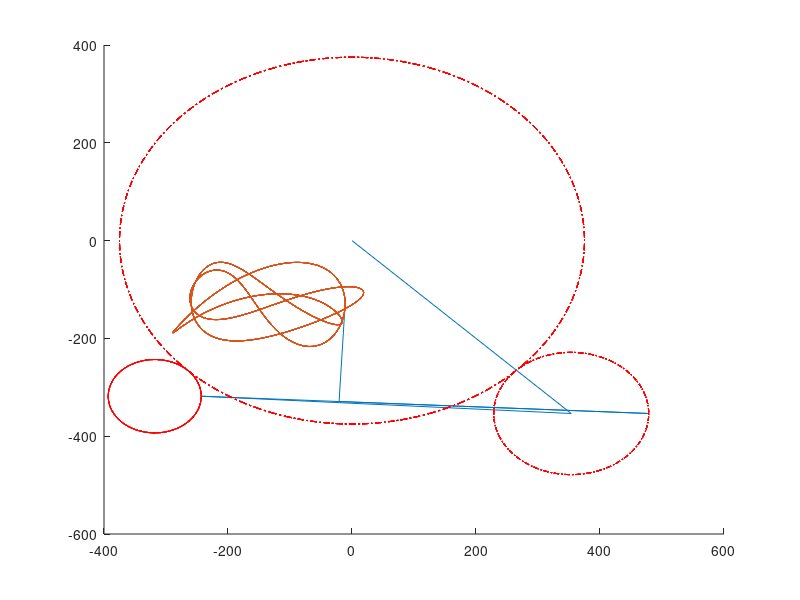
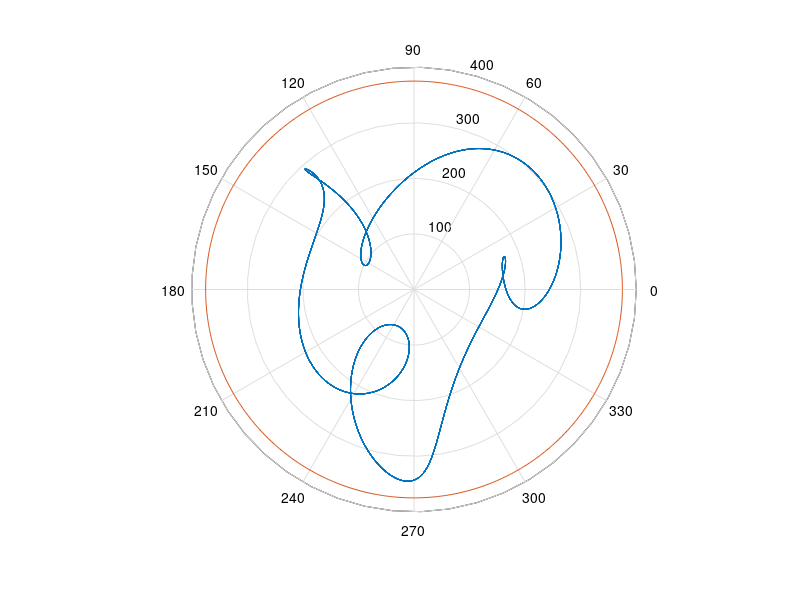

MATLAB code to generate these figures, in order:
clear all;
clc
% close all;
%%Cycloid Drawing Machine
m=5; %%module (mm)

%%Define the Main Gear
%%Teeth=150;
Mt=150;
Mc=[0 0];
figure;
hold on;
%%Driving gear
%%teeth=50;
Dt=50;
Dr=25; %%times the module (value of Dr has to be less than half of the number of teeth)
if Dr> (0.5*Dt) 
    disp('Correcting the length of the arm...');
    Dr=Dr-(0.5*Dt);
    if Dr> (0.5*Dt) 
        disp('the arm is longer than the gear..')
        Dr= 0.5*Dt;
        disp('arm length is corrected to be equal to the pitch radius of the gear!')
    end
end

%%machine parameter
rd=Dr*m;

%%angle of the line joining the centre of the main gear and driving gear w.r.t positive x axis in degrees is angled
angled=-45;
dcentre=[0.5*(Mt+Dt)*m*cosd(angled) 0.5*(Mt+Dt)*m*sind(angled)];

%%Pivot Point **this can be floating as well as fixed**
%%floating point means it is mounted on an additional gear in the gear train
%%Pivot point also has the pin for the sliding link
%%number of teeth on the last gear with the moving pivot
lastt=30;
anglelast=-135;
lastcentre=[0.5*(Mt+lastt)*m*cosd(anglelast) 0.5*(Mt+lastt)*m*sind(anglelast)];


%%Adjustable sliding link parameters
l1=500;
l2=200;
%%This is the setup information. Based on this, we mark the innitial position of all the critical points and then using time marching, find the subsequent positions of all the critical
i=0;
for t=1:0.5:3600
    i=i+1;
    alpha=-t; %%angle of driving gear in degree
    omegad= 1 * (Mt/Dt);
    omegalast= 1 * (Mt/lastt);
    gamma= omegalast * t;
    beta=t*omegad; %%angle of driven gear in degree
    P= [(lastcentre(1)+ (lastt*m*0.5) * cosd(gamma)) (lastcentre(2)+ (lastt*m*0.5) * sind(gamma))];
    p1 = [((dcentre(1)) + rd * cosd(beta)) ((dcentre(2)) + rd * sind(beta))];
    sliderlen=sqrt((P(1)-p1(1))^2+(P(2)-p1(2))^2);
    uvect1 = [((P(1)-p1(1))/sliderlen) ((P(2)-p1(2))/sliderlen)];
    p2 =[p1(1)+uvect1(1)*l1 p1(2)+uvect1(2)*l1];
    uvect2 = [uvect1(2) -1*uvect1(1)];
    p3 =[p2(1)+uvect2(1)*l2 p2(2)+uvect2(2)*l2];
    x(i)=p3(1);
    y(i)=p3(2);
end
% p1 = [((dcentre(1)) + rd * cosd(0)) ((dcentre(2)) + rd * sind(0))];
% P= [(lastcentre(1)+ (lastt*m*0.5) * cosd(0)) (lastcentre(2)+ (lastt*m*0.5) * sind(0))];
p=[Mc(1) dcentre(1) P(1) p1(1) p2(1) p3(1)];
q=[Mc(2) dcentre(2) P(2) p1(2) p2(2) p3(2)];
plot (p,q)
plot (x,y)

%%circle plot trial
for i=1:1:3600
    g1x(i)= (Mt*m*0.5) * cosd(i);
    g1y(i)= (Mt*m*0.5) * sind(i);
end
plot(g1x,g1y,'red-.')

for i=1:1:3600
    g2x(i)= dcentre(1)+ (Dt*m*0.5) * cosd(i);
    g2y(i)= dcentre(2)+ (Dt*m*0.5) * sind(i);
end
plot(g2x,g2y,'red-.')

for i=1:1:3600
    g2x(i)= lastcentre(1)+ (lastt*m*0.5) * cosd(i);
    g2y(i)= lastcentre(2)+ (lastt*m*0.5) * sind(i);
end
plot(g2x,g2y,'red-.')

figure
i=0;
for t=1:0.5:3600
    i=i+1;
    alpha=-1*t;
    theta1 = atan2d(y(i),x(i));
    aar(i)= sqrt((x(i))^2+(y(i))^2);
    theta(i)= t*pi/180;
    phi(i)=(alpha+theta1);
    p(i)= aar(i) * cos(alpha+theta1);
    q(i)= aar(i) * sin(alpha+theta1);
end

%%this is obviously wrong, but the angular difference, I can't capture this just yet
%%polarplot(phi,aar)
%%polarplot (theta, aar);
%%polarplot((0:0.1:2*%pi),Mt*m*0.5);

for i=1:1:length(phi)
    chi(i)=(phi(i)+i)*pi/180;
end
grid off;
polar (chi, aar);
hold on;
k=0:0.01:2*pi;
si=size(k);
l=Mt*m*0.5*ones(1,si(2));
polar(k,l);


[x11,y11]=pol2cart(chi,aar);

A=[x11',y11'];
eo=fopen('output2.txt','w');
fprintf(eo,'%0.2f,%0.2f\r\n',A');
fclose(eo);
